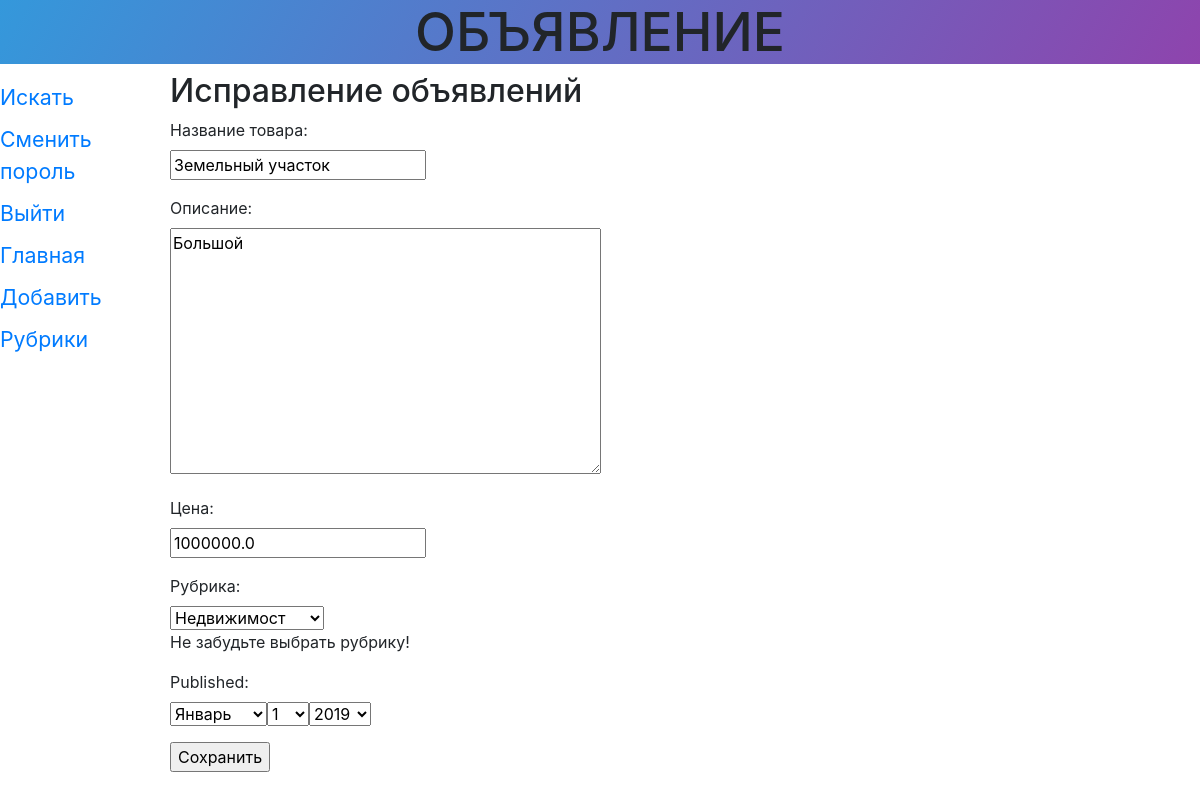
The app's page /storys/edit/2/ (signed in) with its own data.
### storys/models.py (models this page shows)
class Story(models.Model):
	title = models.CharField(max_length=50, verbose_name='Товар')
	content = models.TextField(null = True, blank=True, verbose_name='Описание')
	price = models.FloatField(null = True, blank=True, verbose_name='Цена')
	published = models.DateTimeField(auto_now_add=True, db_index=True, verbose_name='Опубликовано')
	rubric = models.ForeignKey('Rubric', null=True, on_delete = models.PROTECT,verbose_name = 'Рубрика',
		related_name='entries', related_query_name='entry')
	class Meta():
		verbose_name_plural = 'Объявления'
		verbose_name = 'Объявление'
		ordering = ['-published']

### storys/views.py (the view)
# urls.py: path('edit/<int:pk>/', editet, name='edit'),
@login_required
def editet(request, pk):
	bb=Story.objects.get(pk=pk)
	if request.method == 'POST':
		bbf=Storyform(request.POST, instance = bb)
		if bbf.is_valid():
			bbf.save()
			return HttpResponseRedirect(reverse('by_rubric',
				kwargs = {'rubric_id':bbf.cleaned_data['rubric'].pk}))
		else:
			context = {'form':bbf}
			return render (request, 'storys/story_form.html', context)
	else:
		bbf = Storyform(instance = bb)
		context = {'form':bbf}
		return render (request, 'storys/story_form.html', context)

### storys/forms.py (shortened to what this page needs)
class Storyform(forms.ModelForm):
	title = forms.CharField(label='Название товара',
	 validators = [validators.RegexValidator(regex='^.{4,}$')],
	 error_messages = {'invalid':'Неправильное название товара'})
	content = forms.CharField(label = 'Описание',
		widget = forms.widgets.Textarea())
	price = forms.DecimalField(label = 'Цена', decimal_places=1)
	published = forms.DateField(widget = SelectDateWidget(empty_label = ('Выберите год',
		'Выберите месяц','Выберите число')))
	rubric =forms.ModelChoiceField(queryset = Rubric.objects.all(),
		label = 'Рубрика', help_text='Не забудьте выбрать рубрику!', widget = forms.widgets.Select(attrs={'size':1}))
	class Meta:
		model = Story
		fields = ('title', 'content', 'price','rubric')

### storys/models.py (called while the page is built)
	def __str__(self):
		return self.name

### storys/templates/storys/story_form.html (shortened to what this page needs)
{% extends 'layout/basic.html'%}
{%block content%}
<h2>Исправление объявлений</h2>
<form method="post">
	{%for field in form.visible_fields%}
		<p>
			{{field.label_tag}}<br>{{field}}<br>
			{{field.help_text}}
		</p>
	{%endfor%}
	<input type="submit" value="Сохранить">
</form>
{% endblock %}

### records on screen
Story: visible_fields "Земельный участок" "Большой" "1000000.0" "Недвижимост"

### other values on screen
{{ field.label_tag }} "Название товара:" "Описание:" "Цена:" "Рубрика:" "Published:"
{{ field.help_text }} "Не забудьте выбрать рубрику!"
